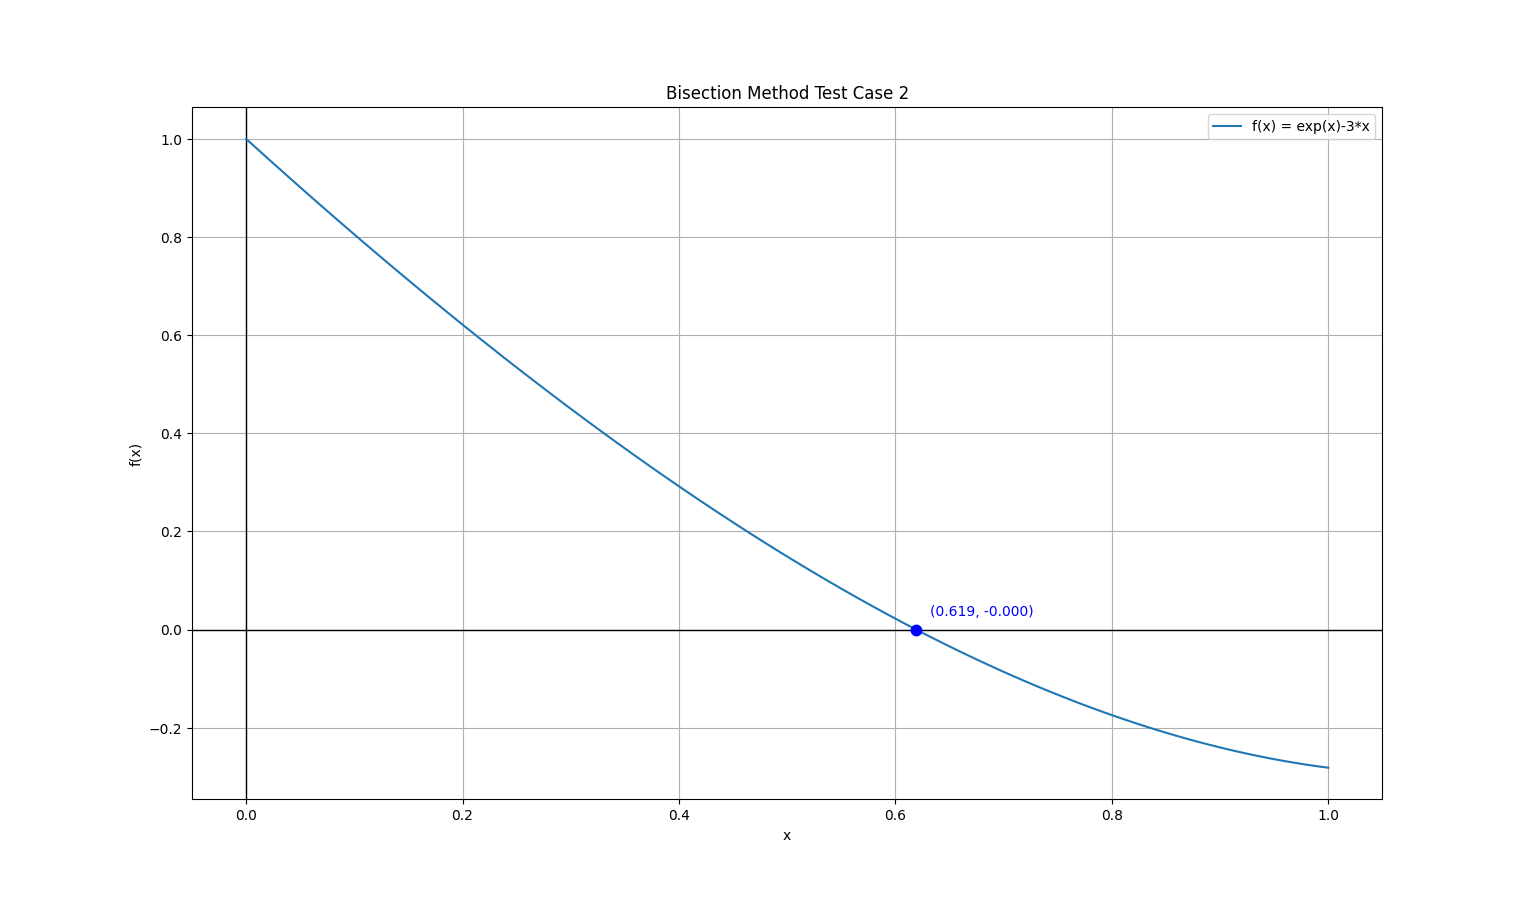

Reproduce this figure in Python.
# Bisection Method to find root of the equation 
# Test case 2 f(x) = exp(x)-3*x
import numpy as np
import matplotlib.pyplot as plt

def eqn(x):
    return (np.exp(x)-3*x)

a = 0
b = 1
y1 = eqn(a)
y2 = eqn(b)
c = (a+b)/2
fm=eqn(c)

x=np.linspace(a,b,100)

while abs(fm)>0.0005:
    c = (a+b)/2
    fm=eqn(c)
    y1 = eqn(a)
    y2 = eqn(b)
    if fm*y1 < 0:
        b= c
    else:
        a=c
    

print("Root is: ", c,fm) 
plt.title("Bisection Method Test Case 2")
plt.xlabel("x")
plt.ylabel("f(x)")
plt.axhline(0, color='black', lw=1)
plt.axvline(0, color='black', lw=   1)
plt.plot(x, eqn(x), label='f(x) = exp(x)-3*x')
plt.legend()
plt.plot(c,fm,marker=".", markersize=15, markeredgecolor="blue",markerfacecolor="blue")
plt.annotate(f"({c:.3f}, {fm:.3f})", (c, fm), textcoords="offset points", xytext=(10,10), ha='left', color='blue')
plt.grid()


plt.show()
